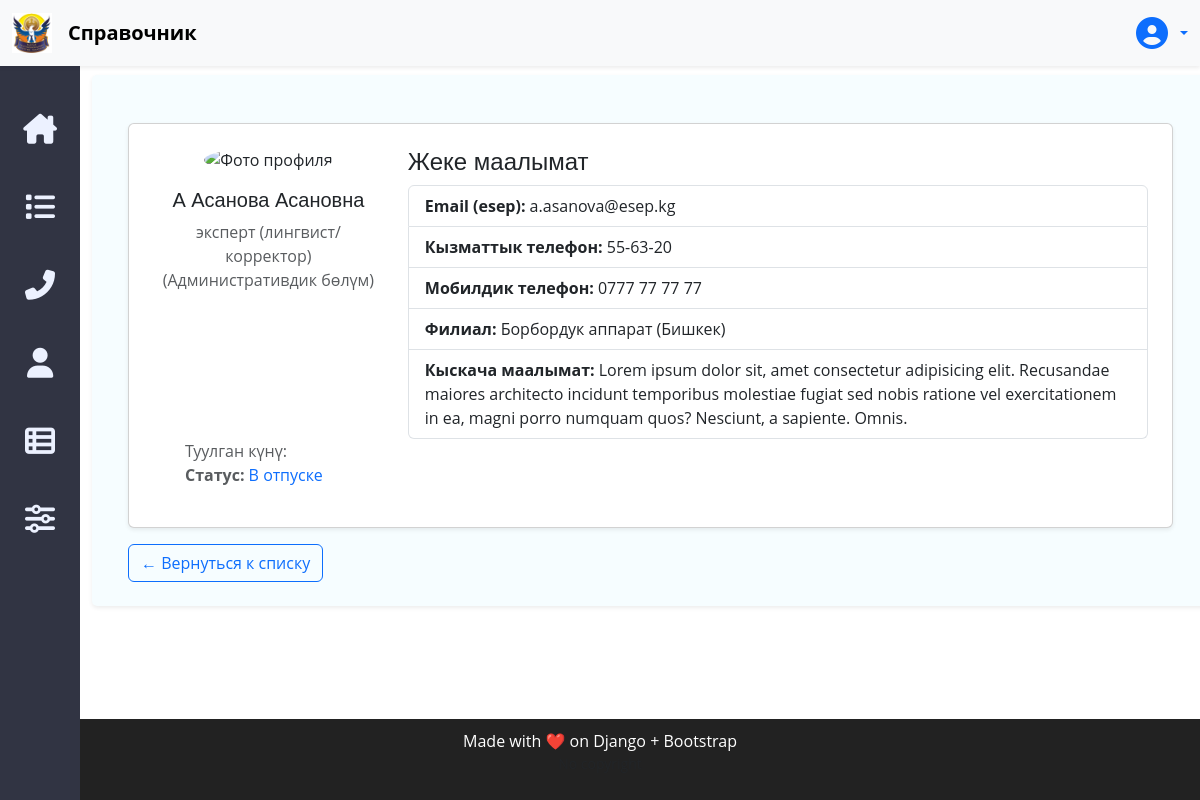
Page /employees/4/ on the earlier database version.
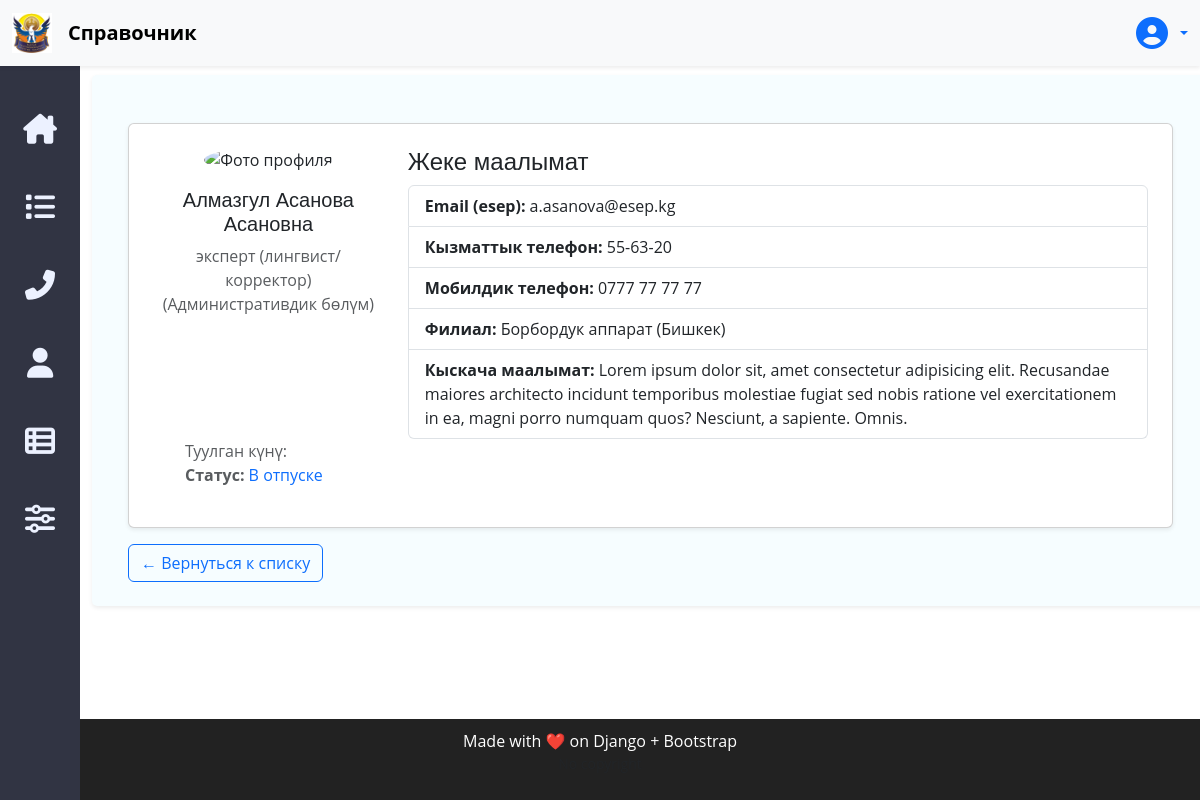
Same page on the later database version.
### accounts/models.py (models this page shows, shortened)
class Profile(models.Model):
    GENDER_CHOICES = [
        ('male', 'Мужской'),
        ('female', 'Женский'),
    ]
    STATUS_CHOICES = [
        ('active', 'Активен'),
        ('vacation', 'В отпуске'),
        ('fired', 'Уволен'),
    ]
    user = models.OneToOneField(User, on_delete=models.SET_NULL, null=True, blank=True,
                                related_name="profile", verbose_name="Учётная запись", )
    first_name = models.CharField("Имя", max_length=100)
    last_name = models.CharField("Фамилия", max_length=100)
    patronymic = models.CharField("Отчество", max_length=100, blank=True, null=True)
    pin = models.CharField("ИНН", max_length=20, unique=True, null=True, blank=True)
    birth_date = models.DateField("Дата рождения", null=True, blank=True)
    gender = models.CharField("Пол", max_length=10, choices=GENDER_CHOICES, blank=True)
    def full_name(self):
        return f"{self.last_name} {self.first_name} {self.patronymic}"
    position = models.ForeignKey(Position, on_delete=models.SET_NULL,
                                 null=True, blank=True, verbose_name="Должность", related_name="profiles")
    office = models.ForeignKey(Office, on_delete=models.SET_NULL, null=True, blank=True, verbose_name="Филиал")
    email = models.EmailField("Email", blank=True, null=True)
    phone_number_work = models.CharField("Рабочий телефон",
                                         max_length=20, blank=True, null=True, default="-")
    phone_number_mobile = models.CharField("Мобильный телефон",
                                           max_length=20, blank=True, null=True, default="-")
    phone_number_government = models.CharField("Правит. телефон",
                                               max_length=10, blank=True, null=True, default="-")
    office_number = models.CharField("№ кабинета", max_length=5, blank=True, null=True, default="-")
    user_photo = models.ImageField("Фото пользователя", upload_to="user_photos/", blank=True, null=True)
    bio = models.TextField("О себе", blank=True, null=True, default="-")
    created_at = models.DateTimeField("Создан", auto_now_add=True)
    updated_at = models.DateTimeField("Обновлён", auto_now=True)
    status = models.CharField("Статус", max_length=10, choices=STATUS_CHOICES, default="active")
    is_inspector = models.BooleanField("Инспектор", default=False)

### core/models.py (models this page shows, shortened)
class Position(models.Model):
    title = models.CharField(_("Название должности"), max_length=150)
    department = models.ForeignKey(
        Department,
        on_delete=models.CASCADE,
        related_name="positions",
        null=True, blank=True,
        verbose_name="Отдел"
    )
    def __str__(self):
        return f"{self.title} ({self.department.name})"

class Department(models.Model):
    name = models.CharField(_("Отдел"), max_length=255)

class Office(models.Model):
    name = models.CharField(_("Название филиала"), max_length=150)
    city = models.CharField(_("Город"), max_length=100)
    address = models.TextField(_("Адрес"))
    def __str__(self):
        return f"{self.name} ({self.city})"

### core/views.py (the view)
# urls.py: path("employees/<int:pk>/", EmployeeDetailView.as_view(), name="employee_detail"),
class EmployeeDetailView(DetailView):
    model = Profile
    template_name = "accounts/dashboard_empl.html"  # путь к шаблону
    context_object_name = "employee"

### accounts/templates/accounts/dashboard_empl.html (shortened to what this page needs)
{% extends "base.html" %}
{% load i18n %}
{% block content %}
<div class="container mt-4">
    <div class="card p-4 shadow-sm">
        <div class="row">
            <div class="col-md-3 text-center">
                {% if employee.user_photo %}
                <img src="{{ employee.user_photo.url }}" alt="Фото профиля" class="img-fluid rounded-circle mb-3">
                {% else %}
                <img src="/media/user_photos/аватарка_для_примера.jpg"
                     alt="Фото профиля"
                     class="img-fluid rounded-circle mb-3">
                {% endif %}
                <h5>{{ employee.full_name }}</h5>
                <p class="text-muted">{{ employee.position }}</p>
            </div>
            <div class="col-md-9">
            </div>
            <div class="col-md-12">
                <ul>
                    <li class="list-group-item"><span class="text-muted">{% trans 'Туулган күнү:' %}</span>
                    </li>
                    <li class="list-group-item"><strong class="text-muted">{% trans 'Статус:' %}</strong>
                        <span class="{% if employee.status == 'active' %} text-success
                                     {% elif employee.status == 'vacation' %} text-primary
                                     {% elif employee.status == 'fired' %} text-danger
                                     {% endif %}">{{ employee.get_status_display }}</span>
                    </li>
                </ul>
            </div>
        </div>
    </div>
    <a href="{% url 'employees' %}" class="btn btn-outline-primary mt-3">
        ← Вернуться к списку
    </a>
</div>
{% endblock %}

Differences in the rows shown:
changed Profile "В отпуске": full_name "А Асанова Асановна" → "Алмазгул Асанова Асановна"
